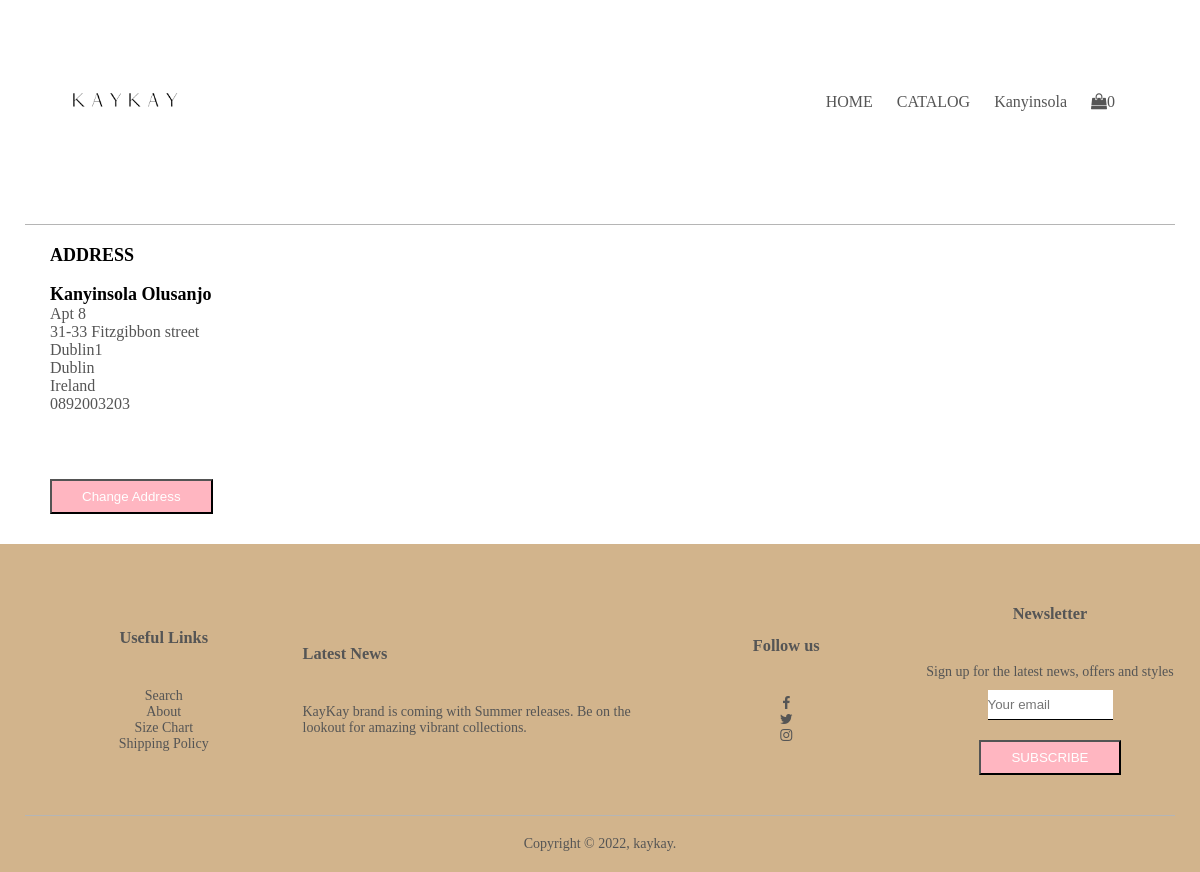
/address (signed in), run on an earlier commit of the app's database.
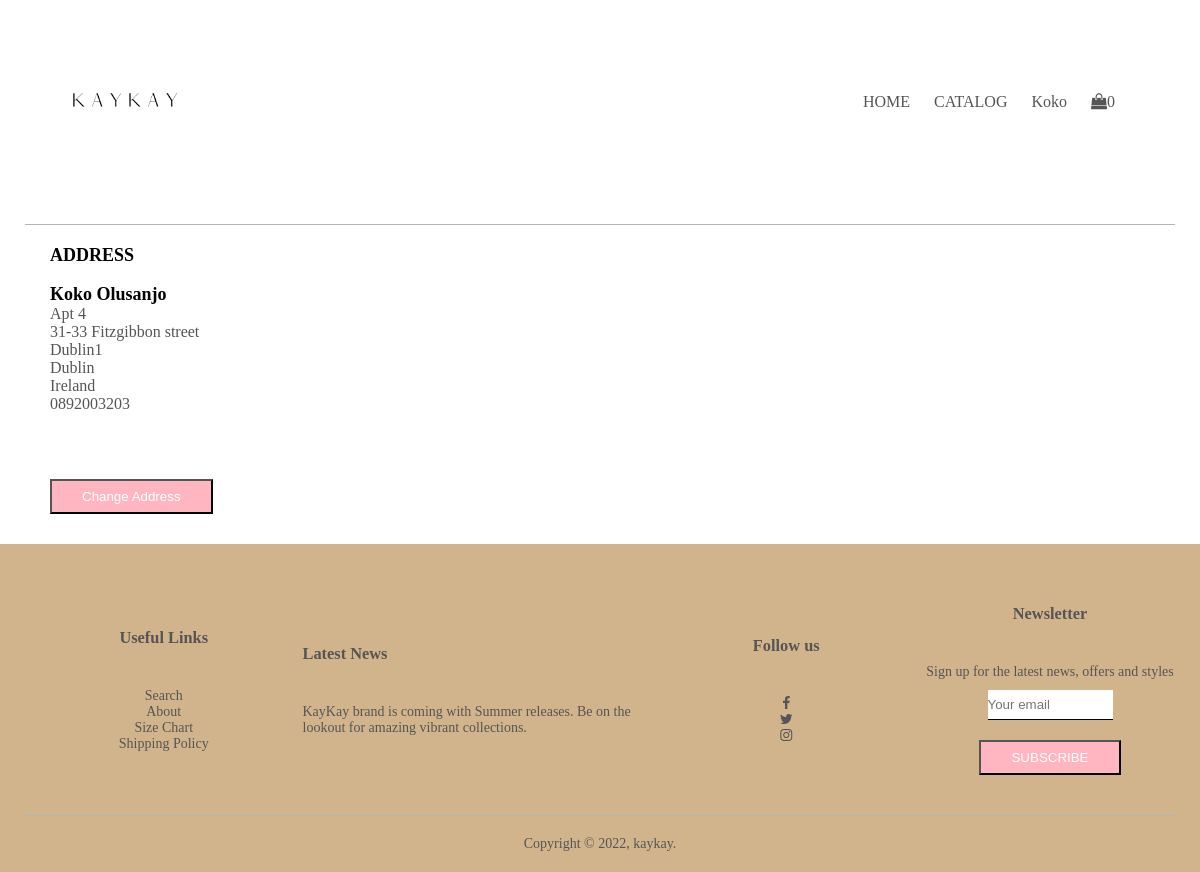
And on a later commit of the database.
### tables this page shows
CREATE TABLE users
    (id INTEGER PRIMARY KEY NOT NULL,
    hash TEXT NOT NULL,
    first_name VARCHAR NOT NULL,
    last_name VARCHAR NOT NULL,
    email TEXT NOT NULL,
    created_at DATETIME DEFAULT CURRENT_TIMESTAMP,
    address_1 TEXT NOT NULL,
    address_2 TEXT NOT NULL,
    city VARCHAR NOT NULL,
    state VARCHAR NOT NULL,
    country VARCHAR NOT NULL,
    phone VARCHAR NOT NULL,
    mom_maiden_name VARCHAR NOT NULL,
    born_city VARCHAR NOT NULL);

### app.py (the view)
@app.route("/address")
@login_required
def address():
    user_info = get_user()
    return render_template("address.html", user_info=user_info)

### app.py (called while the page is built)
@app.after_request
def after_request(response):
    response.headers["Cache-Control"] = "no-cache, no-store, must-revalidate"
    response.headers["Expires"] = 0
    response.headers["Pragma"] = "no-cache"
    return response

### import_functions.py (called while the page is built)
def login_required(f):
    @wraps(f)
    def decorated_function(*args, **kwargs):
        print(session.get("user_id"))
        if session.get("user_id") is None or session.get("user_id") == 0:
            return redirect("/logon")
        return f(*args, **kwargs)
    return decorated_function

def get_user():
    user = db.execute("""SELECT *
                          FROM users
                          WHERE id = ?""",
                          session["user_id"])
    return user

### templates/address.html (shortened to what this page needs)
{% extends "layout.html" %}
{% block main %}
<div class="address-page">
    <div class="container">
        <div class="row">
                <div class="address">
                    <span> ADDRESS </span>
                    <br></br>
                    {% for user in user_info %}
                    <span> {{ user["first_name"] }} {{ user["last_name"] }}</span>
                    <p> {{ user["address_1"] }}</p>
                    <p> {{ user["address_2"] }}</p>
                    <p> {{ user["city"] }}</p>
                    <p> {{ user["state"] }}</p>
                    <p> {{ user["country"] }}</p>
                    <p> {{ user["phone"] }}</p>
                    {% endfor %}
                    <br></br>
                    <a href="/changeAddress"><button type="submit" class="btn-2">Change Address</button></a>
                </div>
            </div>
        </div>
    </div>
</div>
{% endblock %}

### templates/layout.html (shortened to what this page needs)
<!DOCTYPE html>
<html lang="en">
<head>
    <link href="/static/CSS/style.css" rel="stylesheet">
    <link href="https://stackpath.bootstrapcdn.com/font-awesome/4.7.0/css/font-awesome.min.css" rel="stylesheet">
    <link rel='stylesheet' href='https://cdnjs.cloudflare.com/ajax/libs/font-awesome/4.7.0/css/font-awesome.min.css'>
</head>
<body>
    <div class="container">
        <div class="navbar">
            <div class="logo">
                <a href="/"><img src="/static/images/kb2.PNG" width="160px"></a>
            </div>
            <nav>
                {% if session["user_id"] %}
                <ul id="MenuItems">
                    <li><a href="/">HOME</a></li>
                    <li><a href="/catalog">CATALOG</a></li>
                    <li><a href="/profile">{{ session["first_name"] }}</a></li>
                    <li><a href="/cart"><i class='fa fa-shopping-bag'></i>{{ session["cart"] | length }}</a><li>
                </ul>
                {% endif %}
            </nav>
        </div>
        <hr>
        <main class="container-fluid py-5 text-center">
            {% block main %}{% endblock %}
    <div class="footer">
        <div class="container">
            <div class="row">
                <div class="footer-col-1">
                    <h3>Useful Links</h3>
                    <ul>
                        <li><a href="">Search</a></li>
                        <li><a href="">About</a></li>
                        <li>Size Chart</li>
                        <li>Shipping Policy</li>
                    </ul>
                </div>
                <div class="footer-col-2">
                    <h3>Latest News</h3>
                    <p>KayKay brand is coming with Summer releases. Be on the lookout for amazing vibrant collections.
                </div>
                <div class="footer-col-3">
                    <h3>Follow us</h3>
                    <ul>
                        <li><a href=""><i class='fa fa-facebook'></i></a></li>
                        <li><a href=""><i class='fa fa-twitter'></i></a></li>
                        <li><a href=""><i class='fa fa-instagram'></i></a></li>
                    </ul>
                </div>
                <div class="footer-col-4">
                    <h3>Newsletter</h3>
                    <p> Sign up for the latest news, offers
                        and styles</p>
                    <form action="/subscribe" method="post">
                        <div class="mb-3">
                            <input autocomplete="off" class="form-control mx-auto w-auto" id="email" name="email" placeholder="Your email" type="text" required>
                        </div>
                        <div>
                        <button class="btn2" type="submit">SUBSCRIBE</button>
                        </div>
                    </form>
                </div>
            </div>
            <hr>
            <p class="copyright">Copyright © 2022, kaykay.</p>
        </div>
    </div>
</body>
</html>

What changed in the data, as far as the page shows it:
removed users: first_name "Kanyinsola", last_name "Olusanjo", address_1 "Apt 8", address_2 "31-33 Fitzgibbon street", city "Dublin1", state "Dublin", country "Ireland", phone "0892003203"
added users: first_name "Koko", last_name "Olusanjo", address_1 "Apt 4", address_2 "31-33 Fitzgibbon street", city "Dublin1", state "Dublin", country "Ireland", phone "0892003203"
